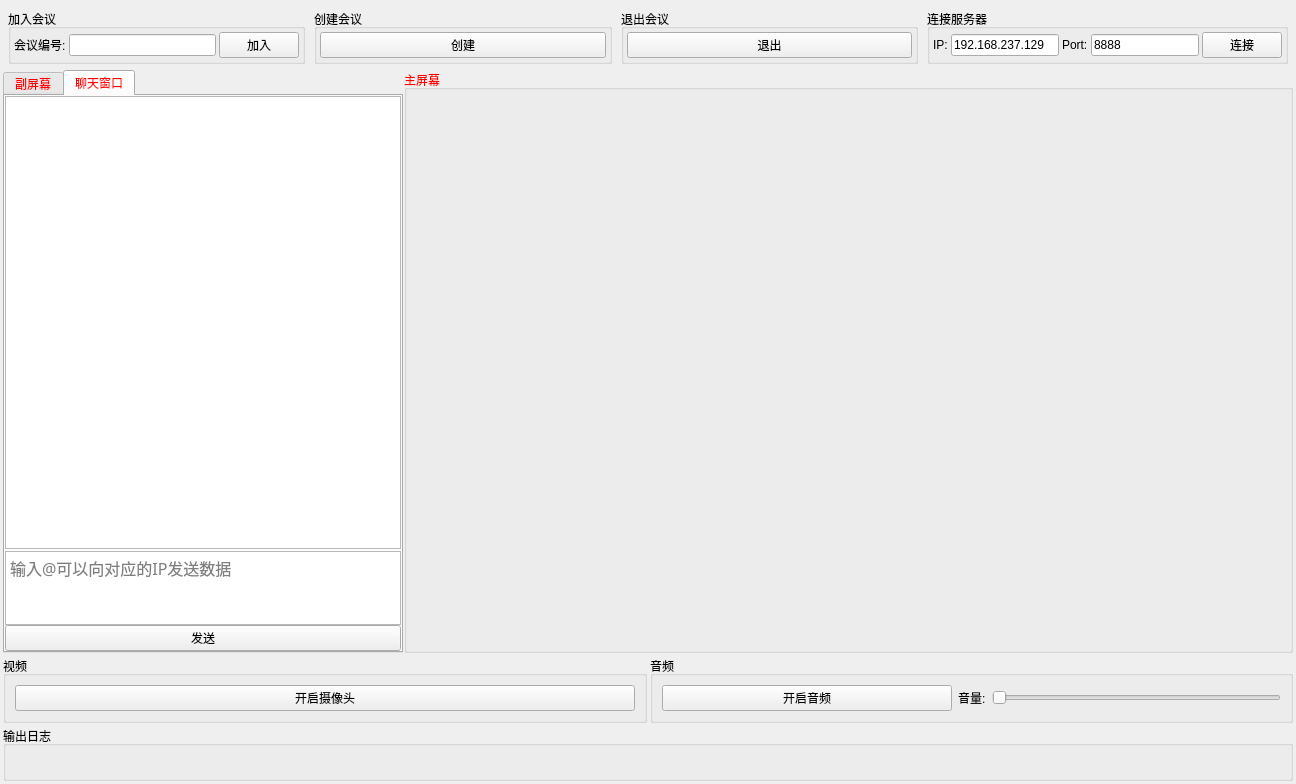
<?xml version="1.0" encoding="UTF-8"?>
<ui version="4.0">
 <class>Widget</class>
 <widget class="QWidget" name="Widget">
  <property name="enabled">
   <bool>true</bool>
  </property>
  <property name="geometry">
   <rect>
    <x>0</x>
    <y>0</y>
    <width>1296</width>
    <height>784</height>
   </rect>
  </property>
  <property name="sizePolicy">
   <sizepolicy hsizetype="Preferred" vsizetype="Fixed">
    <horstretch>0</horstretch>
    <verstretch>0</verstretch>
   </sizepolicy>
  </property>
  <property name="minimumSize">
   <size>
    <width>900</width>
    <height>600</height>
   </size>
  </property>
  <property name="windowTitle">
   <string>云会议</string>
  </property>
  <layout class="QVBoxLayout" name="verticalLayout">
   <property name="spacing">
    <number>3</number>
   </property>
   <property name="leftMargin">
    <number>3</number>
   </property>
   <property name="topMargin">
    <number>3</number>
   </property>
   <property name="rightMargin">
    <number>3</number>
   </property>
   <property name="bottomMargin">
    <number>3</number>
   </property>
   <item>
    <layout class="QHBoxLayout" name="horizontalLayout">
     <property name="spacing">
      <number>9</number>
     </property>
     <property name="leftMargin">
      <number>5</number>
     </property>
     <property name="topMargin">
      <number>6</number>
     </property>
     <property name="rightMargin">
      <number>5</number>
     </property>
     <property name="bottomMargin">
      <number>3</number>
     </property>
     <item>
      <widget class="QGroupBox" name="joinmeetBox">
       <property name="sizePolicy">
        <sizepolicy hsizetype="Expanding" vsizetype="Fixed">
         <horstretch>0</horstretch>
         <verstretch>0</verstretch>
        </sizepolicy>
       </property>
       <property name="cursor">
        <cursorShape>ArrowCursor</cursorShape>
       </property>
       <property name="title">
        <string>加入会议</string>
       </property>
       <layout class="QHBoxLayout" name="horizontalLayout_2">
        <property name="spacing">
         <number>3</number>
        </property>
        <property name="leftMargin">
         <number>3</number>
        </property>
        <property name="topMargin">
         <number>3</number>
        </property>
        <property name="rightMargin">
         <number>3</number>
        </property>
        <property name="bottomMargin">
         <number>3</number>
        </property>
        <item>
         <widget class="QLabel" name="joinmeet_label">
          <property name="text">
           <string>会议编号:</string>
          </property>
         </widget>
        </item>
        <item>
         <widget class="QLineEdit" name="meetno"/>
        </item>
        <item>
         <widget class="QPushButton" name="joinmeetBtn">
          <property name="cursor">
           <cursorShape>ArrowCursor</cursorShape>
          </property>
          <property name="text">
           <string>加入</string>
          </property>
         </widget>
        </item>
       </layout>
      </widget>
     </item>
     <item>
      <widget class="QGroupBox" name="createmeetBox">
       <property name="sizePolicy">
        <sizepolicy hsizetype="Expanding" vsizetype="Fixed">
         <horstretch>0</horstretch>
         <verstretch>0</verstretch>
        </sizepolicy>
       </property>
       <property name="cursor">
        <cursorShape>ArrowCursor</cursorShape>
       </property>
       <property name="title">
        <string>创建会议</string>
       </property>
       <layout class="QHBoxLayout" name="horizontalLayout_3">
        <property name="spacing">
         <number>3</number>
        </property>
        <property name="leftMargin">
         <number>3</number>
        </property>
        <property name="topMargin">
         <number>3</number>
        </property>
        <property name="rightMargin">
         <number>3</number>
        </property>
        <property name="bottomMargin">
         <number>3</number>
        </property>
        <item>
         <widget class="QPushButton" name="createmeetBtn">
          <property name="cursor">
           <cursorShape>ArrowCursor</cursorShape>
          </property>
          <property name="text">
           <string>创建</string>
          </property>
         </widget>
        </item>
       </layout>
      </widget>
     </item>
     <item>
      <widget class="QGroupBox" name="exitmeetBox">
       <property name="sizePolicy">
        <sizepolicy hsizetype="Expanding" vsizetype="Fixed">
         <horstretch>0</horstretch>
         <verstretch>0</verstretch>
        </sizepolicy>
       </property>
       <property name="cursor">
        <cursorShape>ArrowCursor</cursorShape>
       </property>
       <property name="title">
        <string>退出会议</string>
       </property>
       <layout class="QHBoxLayout" name="horizontalLayout_4">
        <property name="spacing">
         <number>3</number>
        </property>
        <property name="leftMargin">
         <number>3</number>
        </property>
        <property name="topMargin">
         <number>3</number>
        </property>
        <property name="rightMargin">
         <number>3</number>
        </property>
        <property name="bottomMargin">
         <number>3</number>
        </property>
        <item>
         <widget class="QPushButton" name="exitmeetBtn">
          <property name="cursor">
           <cursorShape>ArrowCursor</cursorShape>
          </property>
          <property name="text">
           <string>退出</string>
          </property>
         </widget>
        </item>
       </layout>
      </widget>
     </item>
     <item>
      <widget class="QGroupBox" name="groupBox_4">
       <property name="title">
        <string>连接服务器</string>
       </property>
       <layout class="QHBoxLayout" name="horizontalLayout_7">
        <property name="spacing">
         <number>3</number>
        </property>
        <property name="leftMargin">
         <number>3</number>
        </property>
        <property name="topMargin">
         <number>3</number>
        </property>
        <property name="rightMargin">
         <number>3</number>
        </property>
        <property name="bottomMargin">
         <number>3</number>
        </property>
        <item>
         <widget class="QLabel" name="label">
          <property name="text">
           <string>IP:</string>
          </property>
         </widget>
        </item>
        <item>
         <widget class="QLineEdit" name="ip">
          <property name="sizePolicy">
           <sizepolicy hsizetype="Minimum" vsizetype="Fixed">
            <horstretch>0</horstretch>
            <verstretch>0</verstretch>
           </sizepolicy>
          </property>
          <property name="minimumSize">
           <size>
            <width>0</width>
            <height>0</height>
           </size>
          </property>
          <property name="text">
           <string>192.168.237.129</string>
          </property>
         </widget>
        </item>
        <item>
         <widget class="QLabel" name="label_2">
          <property name="text">
           <string>Port:</string>
          </property>
         </widget>
        </item>
        <item>
         <widget class="QLineEdit" name="port">
          <property name="sizePolicy">
           <sizepolicy hsizetype="Minimum" vsizetype="Fixed">
            <horstretch>0</horstretch>
            <verstretch>0</verstretch>
           </sizepolicy>
          </property>
          <property name="maximumSize">
           <size>
            <width>300</width>
            <height>16777215</height>
           </size>
          </property>
          <property name="text">
           <string>8888</string>
          </property>
         </widget>
        </item>
        <item>
         <widget class="QPushButton" name="connServer">
          <property name="text">
           <string>连接</string>
          </property>
         </widget>
        </item>
       </layout>
      </widget>
     </item>
    </layout>
   </item>
   <item>
    <layout class="QHBoxLayout" name="horizontalLayout_5">
     <property name="spacing">
      <number>1</number>
     </property>
     <item>
      <widget class="QTabWidget" name="tabWidget">
       <property name="sizePolicy">
        <sizepolicy hsizetype="Minimum" vsizetype="Expanding">
         <horstretch>0</horstretch>
         <verstretch>0</verstretch>
        </sizepolicy>
       </property>
       <property name="minimumSize">
        <size>
         <width>400</width>
         <height>0</height>
        </size>
       </property>
       <property name="palette">
        <palette>
         <active>
          <colorrole role="WindowText">
           <brush brushstyle="SolidPattern">
            <color alpha="255">
             <red>255</red>
             <green>0</green>
             <blue>0</blue>
            </color>
           </brush>
          </colorrole>
          <colorrole role="Text">
           <brush brushstyle="SolidPattern">
            <color alpha="255">
             <red>255</red>
             <green>0</green>
             <blue>0</blue>
            </color>
           </brush>
          </colorrole>
          <colorrole role="PlaceholderText">
           <brush brushstyle="SolidPattern">
            <color alpha="128">
             <red>255</red>
             <green>0</green>
             <blue>0</blue>
            </color>
           </brush>
          </colorrole>
         </active>
         <inactive>
          <colorrole role="WindowText">
           <brush brushstyle="SolidPattern">
            <color alpha="255">
             <red>255</red>
             <green>0</green>
             <blue>0</blue>
            </color>
           </brush>
          </colorrole>
          <colorrole role="Text">
           <brush brushstyle="SolidPattern">
            <color alpha="255">
             <red>255</red>
             <green>0</green>
             <blue>0</blue>
            </color>
           </brush>
          </colorrole>
          <colorrole role="PlaceholderText">
           <brush brushstyle="SolidPattern">
            <color alpha="128">
             <red>255</red>
             <green>0</green>
             <blue>0</blue>
            </color>
           </brush>
          </colorrole>
         </inactive>
         <disabled>
          <colorrole role="WindowText">
           <brush brushstyle="SolidPattern">
            <color alpha="255">
             <red>120</red>
             <green>120</green>
             <blue>120</blue>
            </color>
           </brush>
          </colorrole>
          <colorrole role="Text">
           <brush brushstyle="SolidPattern">
            <color alpha="255">
             <red>120</red>
             <green>120</green>
             <blue>120</blue>
            </color>
           </brush>
          </colorrole>
          <colorrole role="PlaceholderText">
           <brush brushstyle="SolidPattern">
            <color alpha="128">
             <red>0</red>
             <green>0</green>
             <blue>0</blue>
            </color>
           </brush>
          </colorrole>
         </disabled>
        </palette>
       </property>
       <property name="tabShape">
        <enum>QTabWidget::Rounded</enum>
       </property>
       <property name="currentIndex">
        <number>1</number>
       </property>
       <property name="usesScrollButtons">
        <bool>true</bool>
       </property>
       <widget class="QWidget" name="tab_5">
        <attribute name="title">
         <string>副屏幕</string>
        </attribute>
        <layout class="QVBoxLayout" name="verticalLayout_5">
         <property name="spacing">
          <number>0</number>
         </property>
         <property name="leftMargin">
          <number>0</number>
         </property>
         <property name="topMargin">
          <number>0</number>
         </property>
         <property name="rightMargin">
          <number>0</number>
         </property>
         <property name="bottomMargin">
          <number>0</number>
         </property>
         <item>
          <widget class="QScrollArea" name="scrollArea">
           <property name="lineWidth">
            <number>0</number>
           </property>
           <property name="widgetResizable">
            <bool>true</bool>
           </property>
           <widget class="QWidget" name="scrollAreaWidgetContents">
            <property name="geometry">
             <rect>
              <x>0</x>
              <y>0</y>
              <width>392</width>
              <height>585</height>
             </rect>
            </property>
            <property name="sizePolicy">
             <sizepolicy hsizetype="Expanding" vsizetype="Expanding">
              <horstretch>0</horstretch>
              <verstretch>0</verstretch>
             </sizepolicy>
            </property>
            <layout class="QVBoxLayout" name="verticalLayout_3">
             <property name="spacing">
              <number>3</number>
             </property>
             <property name="leftMargin">
              <number>0</number>
             </property>
             <property name="topMargin">
              <number>0</number>
             </property>
             <property name="rightMargin">
              <number>0</number>
             </property>
             <property name="bottomMargin">
              <number>0</number>
             </property>
            </layout>
           </widget>
          </widget>
         </item>
        </layout>
       </widget>
       <widget class="QWidget" name="tab_6">
        <property name="sizePolicy">
         <sizepolicy hsizetype="Expanding" vsizetype="Expanding">
          <horstretch>0</horstretch>
          <verstretch>0</verstretch>
         </sizepolicy>
        </property>
        <attribute name="title">
         <string>聊天窗口</string>
        </attribute>
        <layout class="QVBoxLayout" name="verticalLayout_6">
         <property name="spacing">
          <number>2</number>
         </property>
         <property name="leftMargin">
          <number>0</number>
         </property>
         <property name="topMargin">
          <number>0</number>
         </property>
         <property name="rightMargin">
          <number>0</number>
         </property>
         <property name="bottomMargin">
          <number>0</number>
         </property>
         <item>
          <widget class="QListWidget" name="listWidget">
           <property name="focusPolicy">
            <enum>Qt::NoFocus</enum>
           </property>
           <property name="horizontalScrollBarPolicy">
            <enum>Qt::ScrollBarAlwaysOff</enum>
           </property>
           <property name="sizeAdjustPolicy">
            <enum>QAbstractScrollArea::AdjustToContents</enum>
           </property>
           <property name="autoScrollMargin">
            <number>0</number>
           </property>
           <property name="itemAlignment">
            <set>Qt::AlignLeading|Qt::AlignLeft|Qt::AlignRight|Qt::AlignTrailing</set>
           </property>
          </widget>
         </item>
         <item>
          <widget class="QWidget" name="widget" native="true">
           <property name="sizePolicy">
            <sizepolicy hsizetype="Preferred" vsizetype="Minimum">
             <horstretch>0</horstretch>
             <verstretch>0</verstretch>
            </sizepolicy>
           </property>
           <property name="maximumSize">
            <size>
             <width>16777215</width>
             <height>100</height>
            </size>
           </property>
           <layout class="QVBoxLayout" name="verticalLayout_7">
            <property name="spacing">
             <number>0</number>
            </property>
            <property name="leftMargin">
             <number>0</number>
            </property>
            <property name="topMargin">
             <number>0</number>
            </property>
            <property name="rightMargin">
             <number>0</number>
            </property>
            <property name="bottomMargin">
             <number>0</number>
            </property>
            <item>
             <widget class="MyTextEdit" name="plainTextEdit">
              <property name="sizePolicy">
               <sizepolicy hsizetype="Minimum" vsizetype="Expanding">
                <horstretch>0</horstretch>
                <verstretch>0</verstretch>
               </sizepolicy>
              </property>
              <property name="maximumSize">
               <size>
                <width>16777215</width>
                <height>80</height>
               </size>
              </property>
              <property name="palette">
               <palette>
                <active>
                 <colorrole role="WindowText">
                  <brush brushstyle="SolidPattern">
                   <color alpha="255">
                    <red>0</red>
                    <green>0</green>
                    <blue>0</blue>
                   </color>
                  </brush>
                 </colorrole>
                 <colorrole role="Text">
                  <brush brushstyle="SolidPattern">
                   <color alpha="255">
                    <red>0</red>
                    <green>0</green>
                    <blue>0</blue>
                   </color>
                  </brush>
                 </colorrole>
                 <colorrole role="PlaceholderText">
                  <brush brushstyle="NoBrush">
                   <color alpha="128">
                    <red>0</red>
                    <green>0</green>
                    <blue>0</blue>
                   </color>
                  </brush>
                 </colorrole>
                </active>
                <inactive>
                 <colorrole role="WindowText">
                  <brush brushstyle="SolidPattern">
                   <color alpha="255">
                    <red>0</red>
                    <green>0</green>
                    <blue>0</blue>
                   </color>
                  </brush>
                 </colorrole>
                 <colorrole role="Text">
                  <brush brushstyle="SolidPattern">
                   <color alpha="255">
                    <red>0</red>
                    <green>0</green>
                    <blue>0</blue>
                   </color>
                  </brush>
                 </colorrole>
                 <colorrole role="PlaceholderText">
                  <brush brushstyle="NoBrush">
                   <color alpha="128">
                    <red>0</red>
                    <green>0</green>
                    <blue>0</blue>
                   </color>
                  </brush>
                 </colorrole>
                </inactive>
                <disabled>
                 <colorrole role="WindowText">
                  <brush brushstyle="SolidPattern">
                   <color alpha="255">
                    <red>120</red>
                    <green>120</green>
                    <blue>120</blue>
                   </color>
                  </brush>
                 </colorrole>
                 <colorrole role="Text">
                  <brush brushstyle="SolidPattern">
                   <color alpha="255">
                    <red>120</red>
                    <green>120</green>
                    <blue>120</blue>
                   </color>
                  </brush>
                 </colorrole>
                 <colorrole role="PlaceholderText">
                  <brush brushstyle="NoBrush">
                   <color alpha="128">
                    <red>0</red>
                    <green>0</green>
                    <blue>0</blue>
                   </color>
                  </brush>
                 </colorrole>
                </disabled>
               </palette>
              </property>
              <property name="font">
               <font>
                <family>Microsoft YaHei</family>
                <pointsize>12</pointsize>
               </font>
              </property>
              <property name="placeholderText">
               <string notr="true">输入@可以向对应的IP发送数据</string>
              </property>
             </widget>
            </item>
            <item>
             <widget class="QPushButton" name="sendmsg">
              <property name="text">
               <string>发送</string>
              </property>
             </widget>
            </item>
           </layout>
          </widget>
         </item>
        </layout>
       </widget>
      </widget>
     </item>
     <item>
      <widget class="QGroupBox" name="groupBox_2">
       <property name="sizePolicy">
        <sizepolicy hsizetype="Expanding" vsizetype="Expanding">
         <horstretch>0</horstretch>
         <verstretch>0</verstretch>
        </sizepolicy>
       </property>
       <property name="palette">
        <palette>
         <active>
          <colorrole role="WindowText">
           <brush brushstyle="SolidPattern">
            <color alpha="255">
             <red>255</red>
             <green>0</green>
             <blue>0</blue>
            </color>
           </brush>
          </colorrole>
         </active>
         <inactive>
          <colorrole role="WindowText">
           <brush brushstyle="SolidPattern">
            <color alpha="255">
             <red>255</red>
             <green>0</green>
             <blue>0</blue>
            </color>
           </brush>
          </colorrole>
         </inactive>
         <disabled>
          <colorrole role="WindowText">
           <brush brushstyle="SolidPattern">
            <color alpha="255">
             <red>120</red>
             <green>120</green>
             <blue>120</blue>
            </color>
           </brush>
          </colorrole>
         </disabled>
        </palette>
       </property>
       <property name="title">
        <string>主屏幕</string>
       </property>
       <layout class="QGridLayout" name="gridLayout">
        <property name="leftMargin">
         <number>0</number>
        </property>
        <property name="topMargin">
         <number>0</number>
        </property>
        <property name="rightMargin">
         <number>0</number>
        </property>
        <property name="bottomMargin">
         <number>0</number>
        </property>
        <property name="spacing">
         <number>0</number>
        </property>
        <item row="0" column="0">
         <widget class="QLabel" name="mainshow_label">
          <property name="sizePolicy">
           <sizepolicy hsizetype="Expanding" vsizetype="Expanding">
            <horstretch>0</horstretch>
            <verstretch>0</verstretch>
           </sizepolicy>
          </property>
          <property name="text">
           <string/>
          </property>
          <property name="openExternalLinks">
           <bool>false</bool>
          </property>
         </widget>
        </item>
       </layout>
      </widget>
     </item>
    </layout>
   </item>
   <item>
    <layout class="QHBoxLayout" name="horizontalLayout_6">
     <item>
      <widget class="QGroupBox" name="groupBox_5">
       <property name="sizePolicy">
        <sizepolicy hsizetype="Expanding" vsizetype="Preferred">
         <horstretch>0</horstretch>
         <verstretch>0</verstretch>
        </sizepolicy>
       </property>
       <property name="title">
        <string>视频</string>
       </property>
       <layout class="QHBoxLayout" name="horizontalLayout_9">
        <item>
         <widget class="QPushButton" name="openVedio">
          <property name="text">
           <string>开启摄像头</string>
          </property>
         </widget>
        </item>
       </layout>
      </widget>
     </item>
     <item>
      <widget class="QGroupBox" name="groupBox_6">
       <property name="title">
        <string>音频</string>
       </property>
       <layout class="QHBoxLayout" name="horizontalLayout_8">
        <item>
         <widget class="QPushButton" name="openAudio">
          <property name="sizePolicy">
           <sizepolicy hsizetype="Expanding" vsizetype="Fixed">
            <horstretch>0</horstretch>
            <verstretch>0</verstretch>
           </sizepolicy>
          </property>
          <property name="text">
           <string>开启音频</string>
          </property>
         </widget>
        </item>
        <item>
         <widget class="QLabel" name="label_3">
          <property name="text">
           <string>音量:</string>
          </property>
         </widget>
        </item>
        <item>
         <widget class="QSlider" name="horizontalSlider">
          <property name="orientation">
           <enum>Qt::Horizontal</enum>
          </property>
         </widget>
        </item>
       </layout>
      </widget>
     </item>
    </layout>
   </item>
   <item>
    <widget class="QGroupBox" name="groupBox_3">
     <property name="sizePolicy">
      <sizepolicy hsizetype="Expanding" vsizetype="Fixed">
       <horstretch>0</horstretch>
       <verstretch>0</verstretch>
      </sizepolicy>
     </property>
     <property name="title">
      <string>输出日志</string>
     </property>
     <layout class="QVBoxLayout" name="verticalLayout_2">
      <property name="spacing">
       <number>6</number>
      </property>
      <property name="leftMargin">
       <number>9</number>
      </property>
      <property name="topMargin">
       <number>9</number>
      </property>
      <property name="rightMargin">
       <number>9</number>
      </property>
      <property name="bottomMargin">
       <number>9</number>
      </property>
      <item>
       <widget class="QLabel" name="outlog">
        <property name="sizePolicy">
         <sizepolicy hsizetype="Expanding" vsizetype="Preferred">
          <horstretch>0</horstretch>
          <verstretch>0</verstretch>
         </sizepolicy>
        </property>
        <property name="palette">
         <palette>
          <active>
           <colorrole role="WindowText">
            <brush brushstyle="SolidPattern">
             <color alpha="255">
              <red>255</red>
              <green>0</green>
              <blue>0</blue>
             </color>
            </brush>
           </colorrole>
          </active>
          <inactive>
           <colorrole role="WindowText">
            <brush brushstyle="SolidPattern">
             <color alpha="255">
              <red>255</red>
              <green>0</green>
              <blue>0</blue>
             </color>
            </brush>
           </colorrole>
          </inactive>
          <disabled>
           <colorrole role="WindowText">
            <brush brushstyle="SolidPattern">
             <color alpha="255">
              <red>120</red>
              <green>120</green>
              <blue>120</blue>
             </color>
            </brush>
           </colorrole>
          </disabled>
         </palette>
        </property>
        <property name="text">
         <string/>
        </property>
       </widget>
      </item>
     </layout>
    </widget>
   </item>
  </layout>
 </widget>
 <customwidgets>
  <customwidget>
   <class>MyTextEdit</class>
   <extends>QPlainTextEdit</extends>
   <header>mytextedit.h</header>
  </customwidget>
 </customwidgets>
 <resources/>
 <connections/>
</ui>
